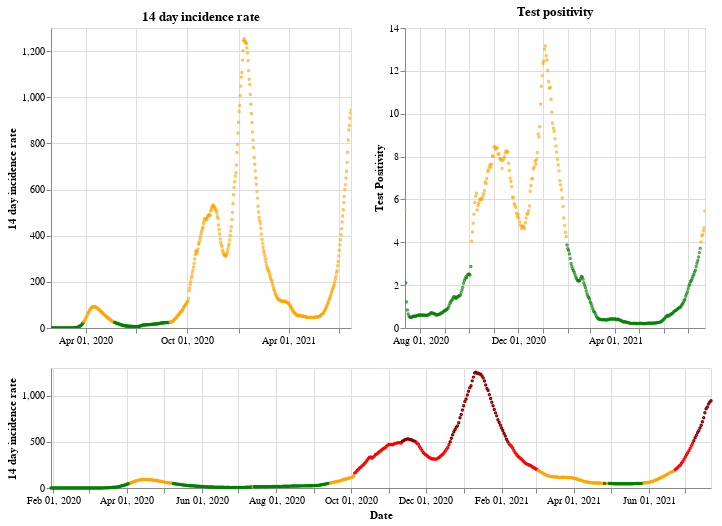

Notebook source saved alongside this figure:
### Markdown cell above
## England

### Code cell
plot_traffic_light('England')

### Figure 1 — Vega-Lite specification as saved in the notebook (floating-point values rounded to 4 significant figures; data arrays with more than 128 entries replaced by an {"elided": "..."} marker saying what was removed)
{"config": {"view": {"continuousWidth": 400, "continuousHeight": 300}}, "vconcat": [{"hconcat": [{"mark": {"type": "point", "size": 2}, "encoding": {"color": {"condition": {"value": "green", "test": "(datum.twoWeeklyCasesRate <= 25)"}, "value": "orange"}, "tooltip": [{"type": "nominal", "field": "areaName"}, {"type": "temporal", "field": "date"}, {"type": "quantitative", "field": "twoWeeklyCasesRate"}, {"type": "quantitative", "field": "testPositivity"}], "x": {"type": "temporal", "axis": {"title": ""}, "field": "date", "scale": {"domain": {"selection": "DateBrush"}}, "timeUnit": "yearmonthdate"}, "y": {"type": "quantitative", "axis": {"title": "14 day incidence rate"}, "field": "twoWeeklyCasesRate"}}, "title": "14 day incidence rate", "width": 300}, {"mark": {"type": "point", "size": 2}, "encoding": {"color": {"condition": {"value": "green", "test": "(datum.testPositivity <= 4)"}, "value": "orange"}, "tooltip": [{"type": "nominal", "field": "areaName"}, {"type": "temporal", "field": "date"}, {"type": "quantitative", "field": "twoWeeklyCasesRate"}, {"type": "quantitative", "field": "testPositivity"}], "x": {"type": "temporal", "axis": {"title": ""}, "field": "date", "scale": {"domain": {"selection": "DateBrush"}}, "timeUnit": "yearmonthdate"}, "y": {"type": "quantitative", "axis": {"title": "Test Positivity"}, "field": "testPositivity"}}, "title": "Test positivity", "width": 300}]}, {"layer": [{"mark": {"type": "point", "size": 2}, "encoding": {"color": {"condition": {"value": "orange", "test": "(((datum.testPositivity < 4) && (datum.twoWeeklyCasesRate >= 50)) && (datum.twoWeeklyCasesRate < 200))"}, "value": "red"}, "opacity": {"condition": {"value": 1, "test": "((datum.twoWeeklyCasesRate >= 50) && (datum.twoWeeklyCasesRate < 500))"}, "value": 0}, "tooltip": [{"type": "nominal", "field": "areaName"}, {"type": "temporal", "field": "date"}, {"type": "quantitative", "field": "twoWeeklyCasesRate"}, {"type": "quantitative", "field": "testPositivity"}], "x": {"type": "temporal", "axis": {"title": "Date"}, "field": "date", "timeUnit": "yearmonthdate"}, "y": {"type": "quantitative", "axis": {"title": "14 day incidence rate"}, "field": "twoWeeklyCasesRate"}}, "selection": {"DateBrush": {"type": "interval", "encodings": ["x"], "fields": ["Time"]}}}, {"mark": {"type": "point", "size": 2}, "encoding": {"color": {"value": "darkred"}, "opacity": {"condition": {"value": 1, "test": "(datum.twoWeeklyCasesRate >= 500)"}, "value": 0}, "tooltip": [{"type": "nominal", "field": "areaName"}, {"type": "temporal", "field": "date"}, {"type": "quantitative", "field": "twoWeeklyCasesRate"}, {"type": "quantitative", "field": "testPositivity"}], "x": {"type": "temporal", "axis": {"title": "Date"}, "field": "date", "timeUnit": "yearmonthdate"}, "y": {"type": "quantitative", "axis": {"title": "14 day incidence rate"}, "field": "twoWeeklyCasesRate"}}}, {"mark": {"type": "point", "size": 2}, "encoding": {"color": {"condition": {"value": "green", "test": "((datum.testPositivity < 4) && (datum.twoWeeklyCasesRate < 50))"}, "value": "orange"}, "opacity": {"condition": {"value": 1, "test": "(datum.twoWeeklyCasesRate < 50)"}, "value": 0}, "tooltip": [{"type": "nominal", "field": "areaName"}, {"type": "temporal", "field": "date"}, {"type": "quantitative", "field": "twoWeeklyCasesRate"}, {"type": "quantitative", "field": "testPositivity"}], "x": {"type": "temporal", "axis": {"title": "Date"}, "field": "date", "timeUnit": "yearmonthdate"}, "y": {"type": "quantitative", "axis": {"title": "14 day incidence rate"}, "field": "twoWeeklyCasesRate"}}}], "height": 120, "width": 660}], "data": {"name": "data-495f575e351013754709c6efaaa3068e"}, "$schema": "https://vega.github.io/schema/vega-lite/v4.8.1.json", "datasets": {"data-495f575e351013754709c6efaaa3068e": {"elided": "540 records"}}}
